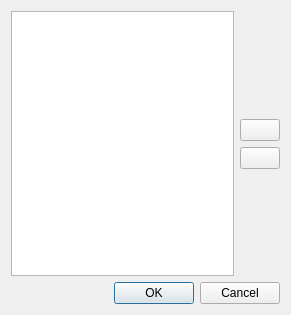
<?xml version="1.0" encoding="UTF-8"?>
<ui version="4.0">
 <class>plQtEditDynamicEnumsDlg</class>
 <widget class="QDialog" name="plQtEditDynamicEnumsDlg">
  <property name="geometry">
   <rect>
    <x>0</x>
    <y>0</y>
    <width>291</width>
    <height>315</height>
   </rect>
  </property>
  <property name="windowTitle">
   <string>Edit Enum Values</string>
  </property>
  <layout class="QVBoxLayout" name="verticalLayout_2">
   <item>
    <layout class="QHBoxLayout" name="horizontalLayout">
     <item>
      <widget class="QListWidget" name="EnumValues">
       <property name="sortingEnabled">
        <bool>false</bool>
       </property>
      </widget>
     </item>
     <item>
      <layout class="QVBoxLayout" name="verticalLayout">
       <item>
        <spacer name="verticalSpacer_2">
         <property name="orientation">
          <enum>Qt::Vertical</enum>
         </property>
         <property name="sizeHint" stdset="0">
          <size>
           <width>20</width>
           <height>40</height>
          </size>
         </property>
        </spacer>
       </item>
       <item>
        <widget class="QPushButton" name="ButtonAdd">
         <property name="toolTip">
          <string>Add another folder as a data directory</string>
         </property>
         <property name="text">
          <string/>
         </property>
         <property name="icon">
          <iconset resource="../../../Tools/Libs/GuiFoundation/QtResources/resources.qrc">
           <normaloff>:/GuiFoundation/Icons/Add.svg</normaloff>:/GuiFoundation/Icons/Add.svg</iconset>
         </property>
        </widget>
       </item>
       <item>
        <widget class="QPushButton" name="ButtonRemove">
         <property name="toolTip">
          <string>Remove the selected data directory</string>
         </property>
         <property name="text">
          <string/>
         </property>
         <property name="icon">
          <iconset resource="../../../Tools/Libs/GuiFoundation/QtResources/resources.qrc">
           <normaloff>:/GuiFoundation/Icons/Delete.svg</normaloff>:/GuiFoundation/Icons/Delete.svg</iconset>
         </property>
        </widget>
       </item>
       <item>
        <spacer name="verticalSpacer">
         <property name="orientation">
          <enum>Qt::Vertical</enum>
         </property>
         <property name="sizeHint" stdset="0">
          <size>
           <width>20</width>
           <height>40</height>
          </size>
         </property>
        </spacer>
       </item>
      </layout>
     </item>
    </layout>
   </item>
   <item>
    <widget class="QDialogButtonBox" name="Buttons">
     <property name="standardButtons">
      <set>QDialogButtonBox::Cancel|QDialogButtonBox::Ok</set>
     </property>
    </widget>
   </item>
  </layout>
 </widget>
 <resources>
  <include location="../../../Tools/Libs/GuiFoundation/QtResources/resources.qrc"/>
  <include location="../QtResources/resources.qrc"/>
 </resources>
 <connections/>
</ui>
